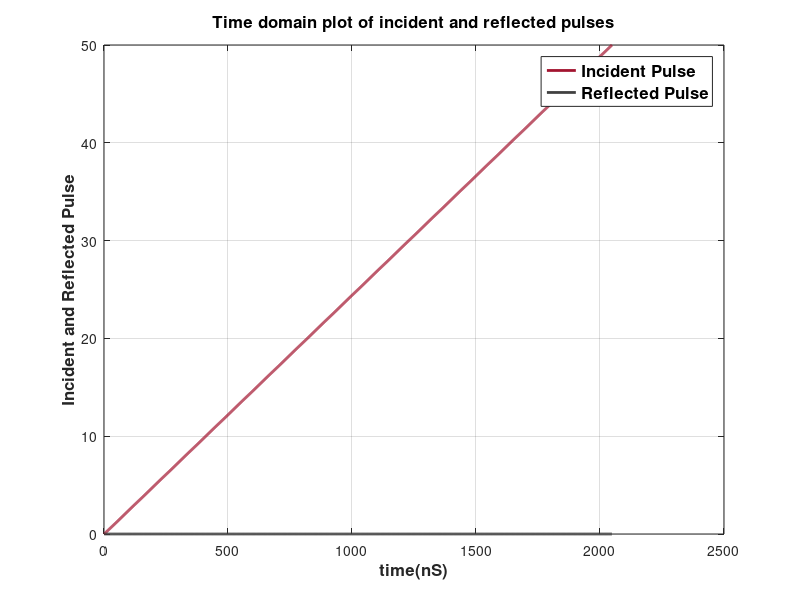

Source code (MATLAB):
clear all;
close all;

[serial_1, time_1, signal_1] = textread('basicpulsewo_matched_load.txt', '%f %f %f');
[serial_2, time_2, signal_2] = textread('basicpulsewo_matched_load.txt', '%f %f %f');

% plot(time_1, signal_1, 'LineWidth', 2);
% hold on;
% plot(time_2, signal_2, 'LineWidth', 2);

grid on;

inc = signal_1 + abs(signal_1(1));
ref = signal_2 + abs(signal_2(1)) - (inc);

%% PLot of incident and reflected pulses

plot(time_1, inc, 'LineWidth', 2, 'Color', [0.6350, 0.0780, 0.1840]);
hold on;
plot(time_1, ref, 'LineWidth', 2, 'Color', [0.25, 0.25, 0.25]);
grid on;

xlabel('time(nS)', 'FontSize', 12, 'FontWeight', 'bold');
ylabel('Incident and Reflected Pulse', 'FontSize', 12, 'FontWeight', 'bold');
title('Time domain plot of incident and reflected pulses', 'FontSize', 12, 'FontWeight', 'bold');
legend({'Incident Pulse', 'Reflected Pulse'}, 'FontSize', 12, 'FontWeight', 'bold', 'Location', 'northeast');

%print('ir_short', '-depsc');

%print('ir_another_load', '-depsc');

%print('ir_another_load_finger', '-depsc');

%print('ir_another_load_less', '-depsc');

%% Window to take average: 


win_1 = zeros(size(time_1, 1), size(time_1, 2));
win_2 = zeros(size(time_2, 1), size(time_2, 2));
count_1 = 0;
count_2 = 0;

% on incident pulse
for i = 1:size(time_1, 1)
     if time_1(i) > 6.5 && time_1(i) < 16
         count_1 = count_1 + 1;
         win_1(i) = 1;
     end
end

% on reflected pulse

for j = 1:size(time_2, 1)
     if time_2(j) > 25.5 && time_2(j) < 34
         count_2 = count_2 + 1;
         win_2(j) = 1;
     end
end

%% Gamma calculation:

sig_1_avg = sum(win_1 .* inc)./count_1; % Average of incident pulse

sig_2_avg = sum(win_2 .* ref)./count_2; % Average of reflected pulse

Gamma = sig_2_avg ./ sig_1_avg

%hold on;
%plot(time_1, Gamma, 'LineWidth', 2);

